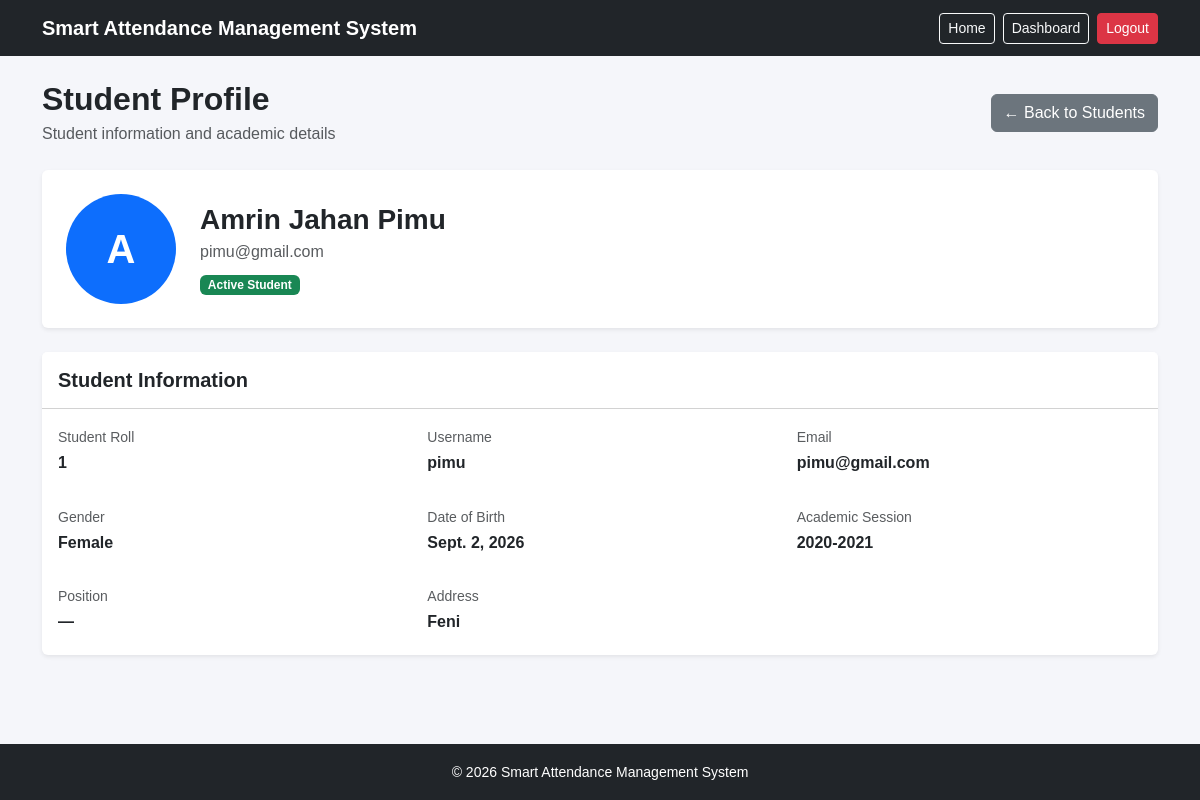
Page /student/10/profile/ (signed in) on the committed database.
### core/models.py (models this page shows, shortened)
class User(AbstractUser):
    GENDER_CHOICES =(
        ("male",'Male'),
        ('female','Female'),
        ('other','Other'),
    )
    ROLE_CHOICES =(
        ('admin','Admin'),
        ('teacher','Teacher'),
        ('student','Student'),
    )
    session = models.ForeignKey(
    "Session",
    on_delete=models.SET_NULL,
    null=True,
    blank=True,
    related_name="students"
)
    roll = models.PositiveIntegerField(
        null=True,
        blank=True
    )
    face_image = models.ImageField(
    upload_to="student_faces/",
    blank=True,
    null=True
)
    position = models.ForeignKey(
        "Position",
        on_delete=models.SET_NULL,
        null = True,
        blank=True,
        related_name="teachers"
    )
    email = models.EmailField(
        unique=True
    )
    gender = models.CharField(
        max_length=10,
        choices=GENDER_CHOICES,
        blank=True,
        null=True
    )
    date_of_birth = models.DateField(
        blank=True,
        null = True
    )
    address = models.TextField(
        blank=True,
        null = True
    )
    role = models.CharField(
        max_length=20,
        choices=ROLE_CHOICES,
        default='student'
    )
    profile_image = models.ImageField(
        upload_to="student_profiles/",
        blank=True,
        null=True
    )
    USERNAME_FIELD = 'email'
    REQUIRED_FIELDS=["username"]

class Session(models.Model):
    year = models.CharField(
        max_length=20
    )
    is_graduated= models.BooleanField(
        default = False
    )
    created_at = models.DateTimeField(
        auto_now_add=True
    )

### core/views.py (the view)
@login_required
def admin_student_profile(request, student_id):
    if request.user.role != "admin":
        return redirect("dashboard")
    student = User.objects.filter(
        id=student_id,
        role="student"
    ).select_related(
        "session",
        "position"
    ).first()
    if not student:
        return redirect("student_managemnet")
    return render(
        request,
        "admin/student_profile.html",
        {
            "student": student,
        }
    )

### core/context_processors.py (called while the page is built)
def notifications(request):
    unread_notifications_count = 0
    if request.user.is_authenticated and request.user.role in ["teacher", "student"]:
        unread_notifications_count = Notification.objects.filter(
            recipient=request.user,
            is_read=False
        ).count()
    return {
        "unread_notifications_count": unread_notifications_count
    }

### core/templates/admin/student_profile.html (shortened to what this page needs)
{% extends "index.html" %}
{% block content %}
<div class="container py-4">
    <div class="d-flex justify-content-between align-items-center mb-4">
        <div>
            <h2 class="fw-bold mb-1">
                Student Profile
            </h2>
            <p class="text-muted mb-0">
                Student information and academic details
            </p>
        </div>
        <a
            href="{% url 'student_management' %}"
            class="btn btn-secondary"
        >
            ← Back to Students
        </a>
    </div>
    <div class="card border-0 shadow-sm mb-4">
        <div class="card-body p-4">
            <div class="row align-items-center">
                <div class="col-auto">
                    {% if student.profile_image %}
                        <img
                            src="{{ student.profile_image.url }}"
                            alt="Student Profile"
                            class="rounded-circle"
                            width="110"
                            height="110"
                            style="object-fit: cover;"
                        >
                    {% else %}
                        <div
                            class="rounded-circle bg-primary text-white
                                   d-flex align-items-center
                                   justify-content-center"
                            style="width:110px;height:110px;"
                        >
                            <span class="fs-1 fw-bold">
                                {{ student.first_name|first|upper }}
                            </span>
                        </div>
                    {% endif %}
                </div>
                <div class="col">
                    <h3 class="fw-bold mb-1">
                        {{ student.first_name }}
                        {{ student.last_name }}
                    </h3>
                    <p class="text-muted mb-2">
                        {{ student.email }}
                    </p>
                    {% if student.is_active %}
                        <span class="badge bg-success">
                            Active Student
                        </span>
                    {% else %}
                        <span class="badge bg-danger">
                            Inactive Student
                        </span>
                    {% endif %}
                </div>
            </div>
        </div>
    </div>
    <div class="card border-0 shadow-sm">
        <div class="card-header bg-white py-3">
            <h5 class="fw-bold mb-0">
                Student Information
            </h5>
        </div>
        <div class="card-body">
            <div class="row g-4">
                <div class="col-md-4">
                    <small class="text-muted">
                        Student Roll
                    </small>
                    <h6 class="fw-bold mt-1">
                        {{ student.roll|default:"—" }}
                    </h6>
                </div>
                <div class="col-md-4">
                    <small class="text-muted">
                        Username
                    </small>
                    <h6 class="fw-bold mt-1">
                        {{ student.username }}
                    </h6>
                </div>
                <div class="col-md-4">
                    <small class="text-muted">
                        Email
                    </small>
                    <h6 class="fw-bold mt-1">
                        {{ student.email }}
                    </h6>
                </div>
                <div class="col-md-4">
                    <small class="text-muted">
                        Gender
                    </small>
                    <h6 class="fw-bold mt-1">
                        {{ student.get_gender_display|default:"—" }}
                    </h6>
                </div>
                <div class="col-md-4">
                    <small class="text-muted">
                        Date of Birth
                    </small>
                    <h6 class="fw-bold mt-1">
                        {% if student.date_of_birth %}
                            {{ student.date_of_birth }}
                        {% else %}
                            —
                        {% endif %}
                    </h6>
                </div>
                <div class="col-md-4">
                    <small class="text-muted">
                        Academic Session
                    </small>
                    <h6 class="fw-bold mt-1">
                        {% if student.session %}
                            {{ student.session.year }}
                        {% else %}
                            —
                        {% endif %}
                    </h6>
                </div>
                <div class="col-md-4">
                    <small class="text-muted">
                        Position
                    </small>
                    <h6 class="fw-bold mt-1">
                        {% if student.position %}
                            {{ student.position.name }}
                        {% else %}
                            —
                        {% endif %}
                    </h6>
                </div>
                <div class="col-md-8">
                    <small class="text-muted">
                        Address
                    </small>
                    <h6 class="fw-bold mt-1">
                        {{ student.address|default:"—" }}
                    </h6>
                </div>
            </div>
        </div>
    </div>
</div>
{% endblock %}

### core/templates/index.html (style rules this page uses)
html, body { height: 100%; }
body { margin: 0; background-color: #f5f6fa; font-family: Arial, sans-serif; }

### rows in the picture
User: first_name|first "A", first_name "Amrin Jahan", last_name "Pimu", email "pimu@gmail.com", roll "1", username "pimu", gender "Female", date_of_birth "Sept. 2, 2026", session.year "2020-2021", address "Feni"
